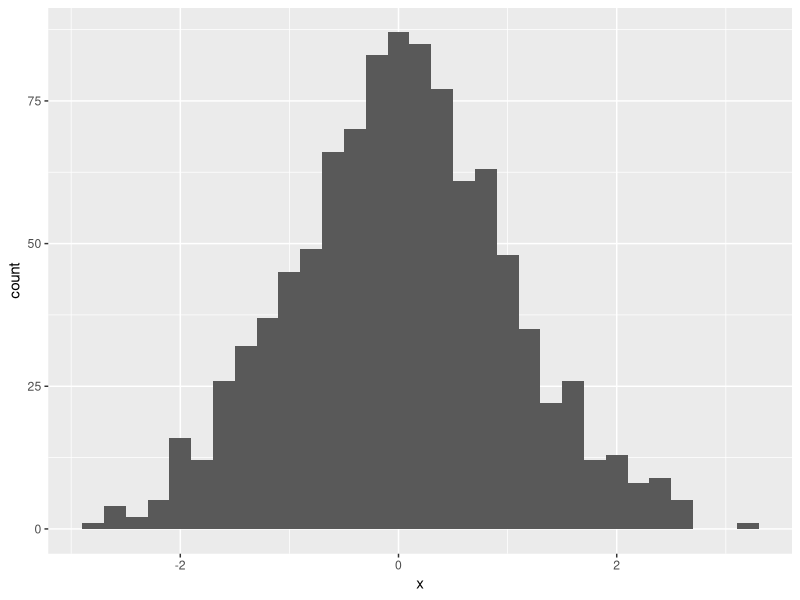

This figure's R source:
## ---- chunk 1
#| label: normal
library(ggplot2)
set.seed(123)
data.frame(x = rnorm(1000, 0, 1)) |>
  ggplot(mapping = aes(x)) +
  geom_histogram(binwidth = 0.2)
